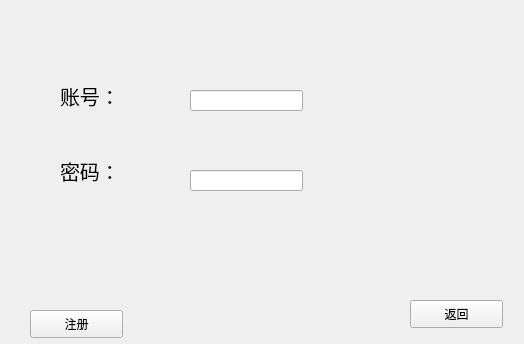
<?xml version="1.0" encoding="UTF-8"?>
<ui version="4.0">
 <class>sec_sig</class>
 <widget class="QWidget" name="sec_sig">
  <property name="geometry">
   <rect>
    <x>0</x>
    <y>0</y>
    <width>524</width>
    <height>344</height>
   </rect>
  </property>
  <property name="windowTitle">
   <string>Form</string>
  </property>
  <widget class="QPushButton" name="pushButton">
   <property name="geometry">
    <rect>
     <x>410</x>
     <y>300</y>
     <width>93</width>
     <height>28</height>
    </rect>
   </property>
   <property name="text">
    <string>返回</string>
   </property>
  </widget>
  <widget class="QLabel" name="label">
   <property name="geometry">
    <rect>
     <x>60</x>
     <y>70</y>
     <width>71</width>
     <height>51</height>
    </rect>
   </property>
   <property name="font">
    <font>
     <pointsize>15</pointsize>
    </font>
   </property>
   <property name="text">
    <string>账号：</string>
   </property>
  </widget>
  <widget class="QLabel" name="label_2">
   <property name="geometry">
    <rect>
     <x>60</x>
     <y>140</y>
     <width>71</width>
     <height>61</height>
    </rect>
   </property>
   <property name="font">
    <font>
     <pointsize>15</pointsize>
    </font>
   </property>
   <property name="text">
    <string>密码：</string>
   </property>
  </widget>
  <widget class="QLineEdit" name="lineEdit">
   <property name="geometry">
    <rect>
     <x>190</x>
     <y>90</y>
     <width>113</width>
     <height>21</height>
    </rect>
   </property>
  </widget>
  <widget class="QLineEdit" name="lineEdit_2">
   <property name="geometry">
    <rect>
     <x>190</x>
     <y>170</y>
     <width>113</width>
     <height>21</height>
    </rect>
   </property>
  </widget>
  <widget class="QPushButton" name="pushButton_2">
   <property name="geometry">
    <rect>
     <x>30</x>
     <y>310</y>
     <width>93</width>
     <height>28</height>
    </rect>
   </property>
   <property name="text">
    <string>注册</string>
   </property>
  </widget>
 </widget>
 <resources/>
 <connections/>
</ui>
